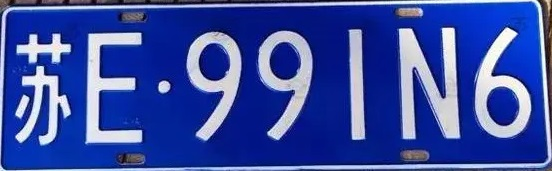
#> input picture character_segmentation/image/01-02-03-04-10_4_33_33_25_12_30-05-06.jpg, 552 x 171 px, found by its file name; its folder holds only this picture in this run
$ python locate_second.py
#> lines starting #> are read from the running program, lines starting #| are printed output that depends on the picture
import numpy as np
import cv2 as cv
import os

IMAGE_HEIGHT = 105
IMAGE_WIDTH = 400

def resize_img(img, max_size):
    """ resize图像 """
    h, w = img.shape[0:2]
    scale = max_size / max(h, w)
    img_resized = cv.resize(img, None, fx=scale, fy=scale,
                            interpolation=cv.INTER_CUBIC)

    return img_resized


def togray(img):
    img_gray = cv.cvtColor(img, cv.COLOR_BGR2GRAY)

    return img_gray

def gb(img):
    img_gaussian = cv.GaussianBlur(img, (3, 3), 0)

    return img_gaussian


def stretching(img):
    """ 灰度拉伸 """
    maxi = float(img.max())
    mini = float(img.min())

    for i in range(img.shape[0]):
        for j in range(img.shape[1]):
            img[i, j] = 255 / (maxi - mini) * img[i, j] - (255 * mini) / (maxi - mini)
    img_stretched = img
    return img_stretched

def absdiff(img):
    """ 对开运算前后图像做差分 """
    # 进行开运算，用来去除噪声
    r = 15
    h = w = r * 2 + 1
    kernel = np.zeros((h, w), np.uint8)
    cv.circle(kernel, (r, r), r, 1, -1)
    # 开运算
    img_opening = cv.morphologyEx(img, cv.MORPH_OPEN, kernel)
    # 获取差分图
    img_absdiff = cv.absdiff(img, img_opening)
    return img_absdiff


def binarization(img):
    """ 二值化处理函数 """
    maxi = float(img.max())
    mini = float(img.min())
    x = maxi - ((maxi - mini) / 2)
    # 二值化, 返回阈值ret和二值化操作后的图像img_binary
    ret, img_binary = cv.threshold(img, x, 255, cv.THRESH_BINARY)

    return img_binary

def canny(img):
    """ canny边缘检测 """
    img_canny = cv.Canny(img, img.shape[0], img.shape[1])
    return img_canny


def opening_closing(img):
    """ 开闭运算，保留车牌区域，消除其他区域，从而定位车牌 """
    # 进行闭运算
    kernel = np.ones((5, 23), np.uint8)
    img_closing = cv.morphologyEx(img, cv.MORPH_CLOSE, kernel)

    # 进行开运算
    img_opening1 = cv.morphologyEx(img_closing, cv.MORPH_OPEN, kernel)

    # 再次进行开运算
    kernel = np.ones((11, 6), np.uint8)
    img_opening2 = cv.morphologyEx(img_opening1, cv.MORPH_OPEN, kernel)
    return img_opening2


def find_rectangle(contour):
    """ 寻找矩形轮廓 """
    y, x = [], []
    for p in contour:
        y.append(p[0][0])
        x.append(p[0][1])
    return [min(y), min(x), max(y), max(x)]


def locate_license(original, img):
    """ 定位车牌号 """
    contours, _ = cv.findContours(img, cv.RETR_EXTERNAL, cv.CHAIN_APPROX_SIMPLE)
    img_cont = original.copy()
    img_cont = cv.drawContours(img_cont, contours, -1, (255, 0, 0), 6)
    # 计算轮廓面积及高宽比
    block = []
    for c in contours:
        # 找出轮廓的左上点和右下点，由此计算它的面积和长度比
        r = find_rectangle(c)    # 里面是轮廓的左上点和右下点
        a = (r[2] - r[0]) * (r[3] - r[1])   # 面积
        s = (r[2] - r[0]) / (r[3] - r[1])   # 长度比
        block.append([r, a, s])
    # 选出面积最大的五个区域
    block = sorted(block, key=lambda b: b[1])[-5:]

    # 使用颜色识别判断找出最像车牌的区域
    maxweight, maxindex=0, -1
    for i in range(len(block)):
        # print('block', block[i])
        if 2 <= block[i][2] <=4 and 1000 <= block[i][1] <= 20000:    # 对矩形区域高宽比及面积进行限制
            b = original[block[i][0][1]: block[i][0][3], block[i][0][0]: block[i][0][2]]
            # BGR转HSV
            hsv = cv.cvtColor(b, cv.COLOR_BGR2HSV)
            lower = np.array([100, 50, 50])
            upper = np.array([140, 255, 255])
            # 根据阈值构建掩膜
            mask = cv.inRange(hsv, lower, upper)
            # 统计权值
            w1 = 0
            for m in mask:
                w1 += m / 255
                print(w1)

            w2 = 0
            for n in w1:
                w2 += n

            # 选出最大权值的区域
            if w2 > maxweight:
                maxindex = i
                maxweight = w2

    rect = block[maxindex][0]
    return rect


def preprocessing(img):
    # resize图像至300 * 400
    img_resized = resize_img(img, 400)
    # 转灰度图
    img_gray = togray(img_resized)
    # 灰度拉伸，提升图像对比度
    img_stretched = stretching(img_gray)
    # 差分开运算前后图像
    img_absdiff = absdiff(img_stretched)
    # 图像二值化
    img_binary = binarization(img_absdiff)
    # 边缘检测
    img_canny = canny(img_binary)
    # 开闭运算，保留车牌区域，消除其他区域
    img_opening2 = opening_closing(img_canny)
    # 定位车牌号所在矩形区域
    rect = locate_license(img_resized, img_opening2)
    # 框出并显示车牌
    img_copy = img_resized.copy()
    cv.rectangle(img_copy, (rect[0], rect[1]), (rect[2], rect[3]), (0, 255, 0), 2)
    cv.imshow('License', img_copy)
    return rect, img_resized

def cut_license(original, rect):
    """ 裁剪车牌 """
    license_img = original[rect[1]:rect[3], rect[0]:rect[2]]
    return license_img

if __name__ == '__main__':
    input_data = []
    label_ini = []
    label_list = []
    path = ".//image"
    plates = []
    # 导入指定路径下的所有图像数据
    for item in os.listdir(path):
        imgpath = os.path.join(path, item)
        # filename = copy.copy(item)
        if os.path.isdir(path):
            input_image_ini = cv.imread(imgpath)
#> input_image_ini is the input picture: shape (171, 552, 3); mean B, G, R 162, 77.6, 57.6
            input_image = cv.resize(input_image_ini, (700, 400))
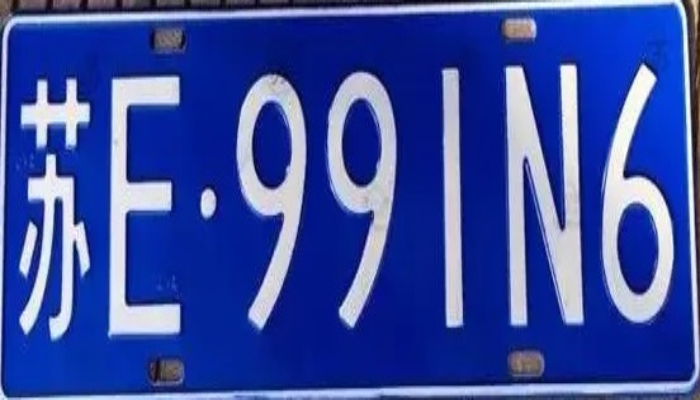
#> input_image: shape (400, 700, 3); mean B, G, R 161.9, 77.5, 57.5
            input_data.append(input_image)

    for img in input_data:
        rect, img_resized = preprocessing(img)
        # 裁剪出车牌
        license_img = cut_license(img_resized, rect)
        plates.append(license_img)
        cv.imshow('License', license_img)
        cv.waitKey()
#> this loop made 1 pass
#> pass 1, in resize_img, `img_resized = cv.resize(img, None, fx=scale, fy=scale, interpolation=c..`:
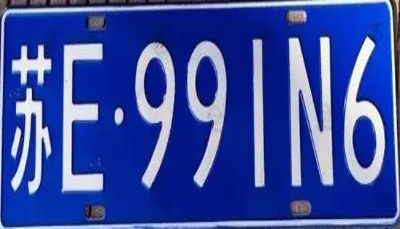
#> img_resized: shape (229, 400, 3); mean B, G, R 161.9, 77.6, 57.6
#> pass 1, in togray, `img_gray = cv.cvtColor(img, cv.COLOR_BGR2GRAY)`:
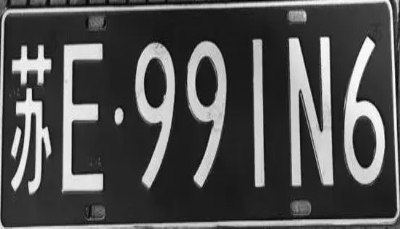
#> img_gray: shape (229, 400); min 4, max 253, mean 81.2
#> pass 1, in absdiff, `img_opening = cv.morphologyEx(img, cv.MORPH_OPEN, kernel)`:
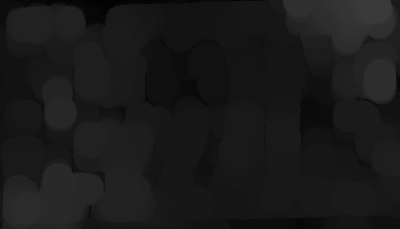
#> img_opening: shape (229, 400); min 0, max 58, mean 25.6
#> after the loop, plates = 1 item

    cv.destroyAllWindows()

#> (the run stopped early here; a loop or call above may not have finished)

$ run again, on character_segmentation/image/01-02-03-04-12_0_5_24_26_27_30-05-06.jpg
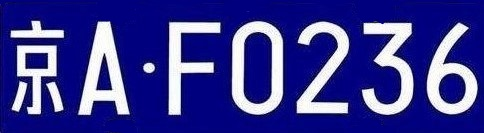
#> input picture character_segmentation/image/01-02-03-04-12_0_5_24_26_27_30-05-06.jpg, 484 x 133 px, found by its file name
#> input_image_ini is the input picture: shape (133, 484, 3); mean B, G, R 146.5, 59.4, 59.5
#> the loop `for img in input_data:` made 1 pass
#> (printed output is left out)
#> pass 1, in togray, `img_gray = cv.cvtColor(img, cv.COLOR_BGR2GRAY)`:
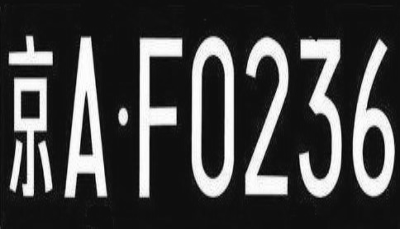
#> img_gray: shape (229, 400); min 6, max 255, mean 69.2
#> pass 1, in absdiff, `img_opening = cv.morphologyEx(img, cv.MORPH_OPEN, kernel)`:
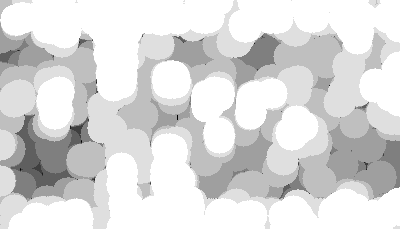
#> img_opening: shape (229, 400); min 0, max 8, mean 6.88; drawn with min black and max white
#> after the loop `for img in input_data:`: plates = 1 item

$ run again, on character_segmentation/image/01-02-03-04-12_0_5_24_26_27_30-05-07.jpg
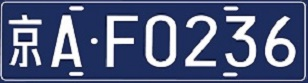
#> input picture character_segmentation/image/01-02-03-04-12_0_5_24_26_27_30-05-07.jpg, 308 x 83 px, found by its file name
#> input_image_ini is the input picture: shape (83, 308, 3); mean B, G, R 126.2, 90.1, 79.3
#> the loop `for img in input_data:` made 1 pass
#> pass 1, in togray, `img_gray = cv.cvtColor(img, cv.COLOR_BGR2GRAY)`:
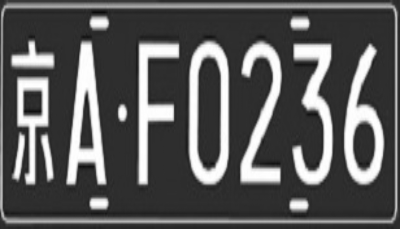
#> img_gray: shape (229, 400); min 10, max 255, mean 90.8
#> pass 1, in absdiff, `img_opening = cv.morphologyEx(img, cv.MORPH_OPEN, kernel)`:
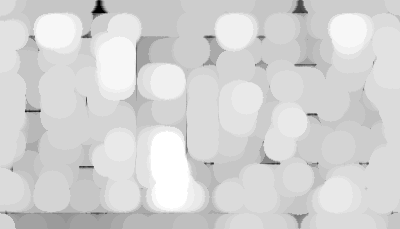
#> img_opening: shape (229, 400); min 0, max 36, mean 30.1; drawn with min black and max white
#> after the loop `for img in input_data:`: plates = 1 item

$ run again, on character_segmentation/image/01-02-03-04-19_0_30_32_30_32_32-05-06.jpg
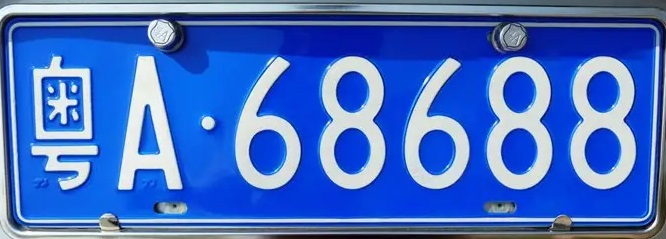
#> input picture character_segmentation/image/01-02-03-04-19_0_30_32_30_32_32-05-06.jpg, 666 x 239 px, found by its file name
#> input_image_ini is the input picture: shape (239, 666, 3); mean B, G, R 195.7, 110, 69
#> the loop `for img in input_data:` made 1 pass
#> (printed output is left out)
#> pass 1, in togray, `img_gray = cv.cvtColor(img, cv.COLOR_BGR2GRAY)`:
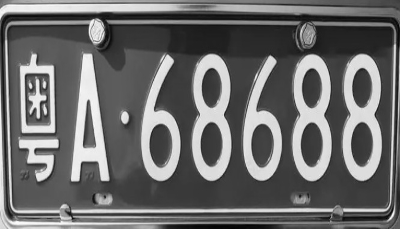
#> img_gray: shape (229, 400); min 3, max 254, mean 107.4
#> pass 1, in absdiff, `img_opening = cv.morphologyEx(img, cv.MORPH_OPEN, kernel)`:
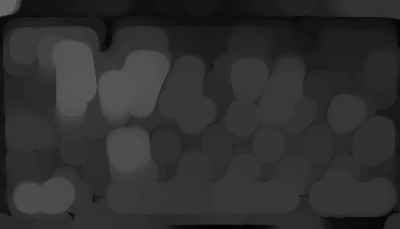
#> img_opening: shape (229, 400); min 0, max 101, mean 47.2
#> after the loop `for img in input_data:`: plates = 1 item

$ run again, on character_segmentation/image/01-02-03-04-12_0_25_26_27_28_29-05-06.jpg
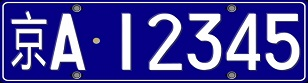
#> input picture character_segmentation/image/01-02-03-04-12_0_25_26_27_28_29-05-06.jpg, 308 x 83 px, found by its file name
#> input_image_ini is the input picture: shape (83, 308, 3); mean B, G, R 156.2, 67.5, 70.8
#> the loop `for img in input_data:` made 1 pass
#> (printed output is left out)
#> pass 1, in absdiff, `img_opening = cv.morphologyEx(img, cv.MORPH_OPEN, kernel)`:
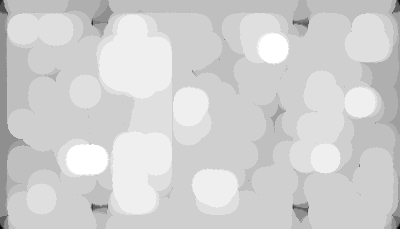
#> img_opening: shape (229, 400); min 0, max 16, mean 13.11; drawn with min black and max white
#> after the loop `for img in input_data:`: plates = 1 item
